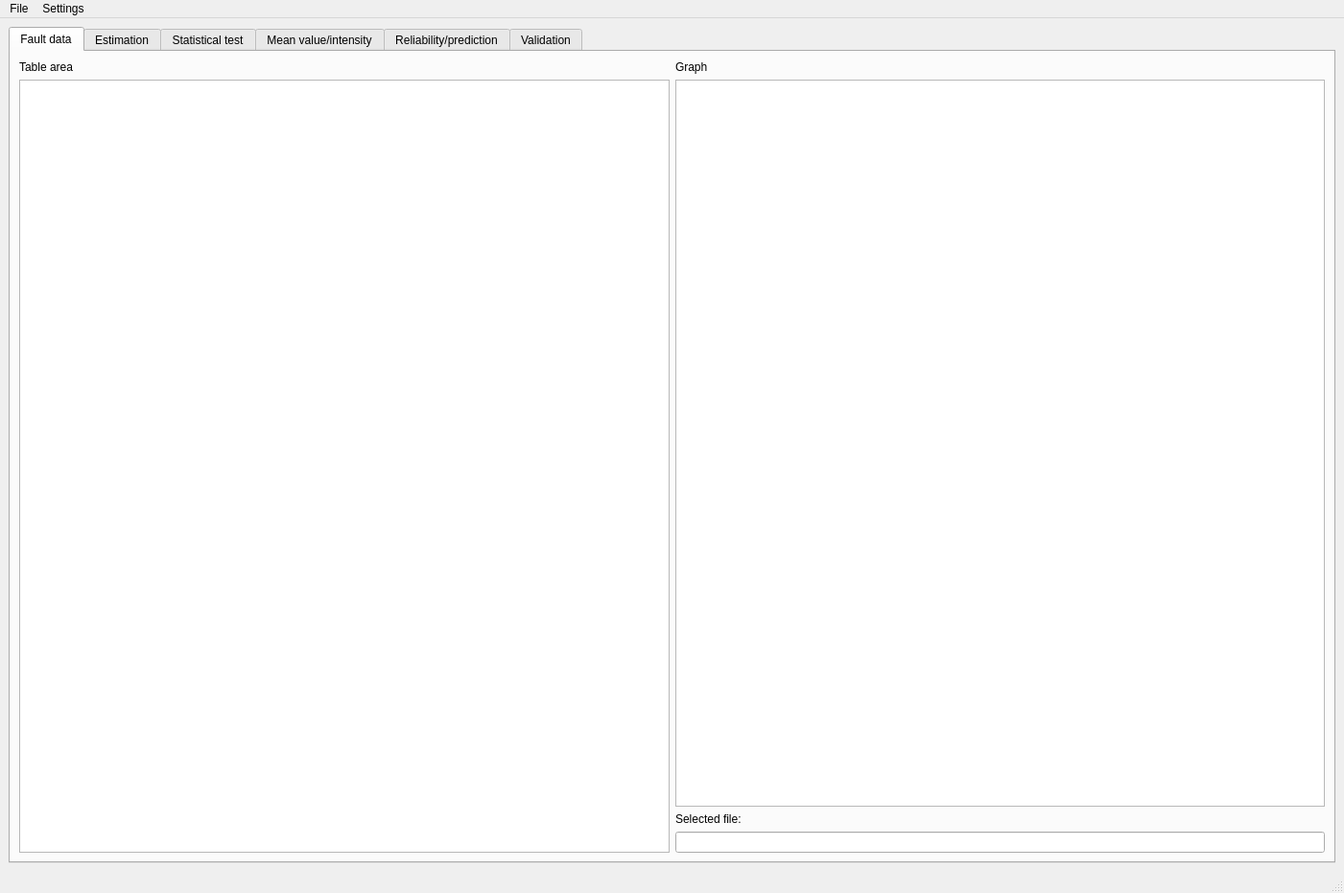
<?xml version="1.0" encoding="UTF-8"?>
<ui version="4.0">
 <class>MainWindow</class>
 <widget class="QMainWindow" name="MainWindow">
  <property name="geometry">
   <rect>
    <x>0</x>
    <y>0</y>
    <width>1401</width>
    <height>931</height>
   </rect>
  </property>
  <property name="sizePolicy">
   <sizepolicy hsizetype="Preferred" vsizetype="Preferred">
    <horstretch>0</horstretch>
    <verstretch>0</verstretch>
   </sizepolicy>
  </property>
  <property name="windowTitle">
   <string>MainWindow</string>
  </property>
  <property name="tabShape">
   <enum>QTabWidget::Triangular</enum>
  </property>
  <widget class="QWidget" name="centralwidget">
   <layout class="QGridLayout" name="gridLayout_2">
    <item row="0" column="0">
     <widget class="QTabWidget" name="tabWidget">
      <property name="autoFillBackground">
       <bool>false</bool>
      </property>
      <property name="tabShape">
       <enum>QTabWidget::Rounded</enum>
      </property>
      <property name="currentIndex">
       <number>0</number>
      </property>
      <property name="usesScrollButtons">
       <bool>false</bool>
      </property>
      <widget class="QWidget" name="tab_1_fault">
       <attribute name="title">
        <string>Fault data</string>
       </attribute>
       <layout class="QHBoxLayout" name="horizontalLayout">
        <item>
         <layout class="QVBoxLayout" name="table_layout">
          <item>
           <widget class="QLabel" name="table_area_label">
            <property name="text">
             <string>Table area</string>
            </property>
           </widget>
          </item>
          <item>
           <widget class="QTableWidget" name="tableWidget">
            <property name="sizePolicy">
             <sizepolicy hsizetype="Preferred" vsizetype="Expanding">
              <horstretch>0</horstretch>
              <verstretch>0</verstretch>
             </sizepolicy>
            </property>
           </widget>
          </item>
         </layout>
        </item>
        <item>
         <layout class="QVBoxLayout" name="graph_file">
          <item>
           <widget class="QLabel" name="fault_graph_label">
            <property name="text">
             <string>Graph</string>
            </property>
           </widget>
          </item>
          <item>
           <widget class="QGraphicsView" name="fault_graph">
            <property name="sizePolicy">
             <sizepolicy hsizetype="Preferred" vsizetype="Expanding">
              <horstretch>0</horstretch>
              <verstretch>0</verstretch>
             </sizepolicy>
            </property>
           </widget>
          </item>
          <item>
           <widget class="QLabel" name="selected_file_label">
            <property name="text">
             <string>Selected file:</string>
            </property>
           </widget>
          </item>
          <item>
           <widget class="QLineEdit" name="file_name">
            <property name="sizePolicy">
             <sizepolicy hsizetype="Preferred" vsizetype="Fixed">
              <horstretch>0</horstretch>
              <verstretch>0</verstretch>
             </sizepolicy>
            </property>
           </widget>
          </item>
         </layout>
        </item>
       </layout>
      </widget>
      <widget class="QWidget" name="tab_2_est">
       <attribute name="title">
        <string>Estimation</string>
       </attribute>
       <layout class="QGridLayout" name="gridLayout">
        <item row="1" column="0">
         <widget class="QGraphicsView" name="est_graph">
          <property name="sizePolicy">
           <sizepolicy hsizetype="Minimum" vsizetype="Preferred">
            <horstretch>1</horstretch>
            <verstretch>0</verstretch>
           </sizepolicy>
          </property>
         </widget>
        </item>
        <item row="0" column="0">
         <widget class="QLabel" name="est_graph_label">
          <property name="sizePolicy">
           <sizepolicy hsizetype="Preferred" vsizetype="Fixed">
            <horstretch>0</horstretch>
            <verstretch>0</verstretch>
           </sizepolicy>
          </property>
          <property name="text">
           <string>Graph area</string>
          </property>
         </widget>
        </item>
        <item row="0" column="1" rowspan="2">
         <layout class="QVBoxLayout" name="est__measures_SRMs">
          <property name="spacing">
           <number>0</number>
          </property>
          <property name="sizeConstraint">
           <enum>QLayout::SetDefaultConstraint</enum>
          </property>
          <item>
           <widget class="QLabel" name="est_gof_label">
            <property name="sizePolicy">
             <sizepolicy hsizetype="Fixed" vsizetype="Fixed">
              <horstretch>0</horstretch>
              <verstretch>0</verstretch>
             </sizepolicy>
            </property>
            <property name="text">
             <string>Goodness-of-fit measures</string>
            </property>
           </widget>
          </item>
          <item>
           <layout class="QFormLayout" name="est_gof_measures">
            <property name="sizeConstraint">
             <enum>QLayout::SetDefaultConstraint</enum>
            </property>
            <property name="horizontalSpacing">
             <number>15</number>
            </property>
            <property name="bottomMargin">
             <number>20</number>
            </property>
            <item row="0" column="0">
             <widget class="QLabel" name="est_LLF_label">
              <property name="sizePolicy">
               <sizepolicy hsizetype="Fixed" vsizetype="Preferred">
                <horstretch>0</horstretch>
                <verstretch>0</verstretch>
               </sizepolicy>
              </property>
              <property name="text">
               <string>LLF</string>
              </property>
             </widget>
            </item>
            <item row="0" column="1">
             <widget class="QLineEdit" name="est_LLF">
              <property name="sizePolicy">
               <sizepolicy hsizetype="Fixed" vsizetype="Fixed">
                <horstretch>0</horstretch>
                <verstretch>0</verstretch>
               </sizepolicy>
              </property>
             </widget>
            </item>
            <item row="1" column="1">
             <widget class="QLineEdit" name="est_AIC">
              <property name="sizePolicy">
               <sizepolicy hsizetype="Fixed" vsizetype="Fixed">
                <horstretch>0</horstretch>
                <verstretch>0</verstretch>
               </sizepolicy>
              </property>
             </widget>
            </item>
            <item row="2" column="1">
             <widget class="QLineEdit" name="est_BIC">
              <property name="sizePolicy">
               <sizepolicy hsizetype="Fixed" vsizetype="Fixed">
                <horstretch>0</horstretch>
                <verstretch>0</verstretch>
               </sizepolicy>
              </property>
             </widget>
            </item>
            <item row="1" column="0">
             <widget class="QLabel" name="est_AIC_label">
              <property name="sizePolicy">
               <sizepolicy hsizetype="Fixed" vsizetype="Preferred">
                <horstretch>0</horstretch>
                <verstretch>0</verstretch>
               </sizepolicy>
              </property>
              <property name="text">
               <string>AIC</string>
              </property>
             </widget>
            </item>
            <item row="2" column="0">
             <widget class="QLabel" name="est_BIC_label">
              <property name="sizePolicy">
               <sizepolicy hsizetype="Fixed" vsizetype="Preferred">
                <horstretch>0</horstretch>
                <verstretch>0</verstretch>
               </sizepolicy>
              </property>
              <property name="text">
               <string>BIC</string>
              </property>
             </widget>
            </item>
            <item row="3" column="0">
             <widget class="QLabel" name="est_MSE_label">
              <property name="sizePolicy">
               <sizepolicy hsizetype="Fixed" vsizetype="Preferred">
                <horstretch>0</horstretch>
                <verstretch>0</verstretch>
               </sizepolicy>
              </property>
              <property name="text">
               <string>MSE</string>
              </property>
             </widget>
            </item>
            <item row="3" column="1">
             <widget class="QLineEdit" name="est_MSE">
              <property name="sizePolicy">
               <sizepolicy hsizetype="Fixed" vsizetype="Fixed">
                <horstretch>0</horstretch>
                <verstretch>0</verstretch>
               </sizepolicy>
              </property>
             </widget>
            </item>
           </layout>
          </item>
          <item>
           <widget class="QLabel" name="est_SRMs_label">
            <property name="sizePolicy">
             <sizepolicy hsizetype="Fixed" vsizetype="Fixed">
              <horstretch>0</horstretch>
              <verstretch>0</verstretch>
             </sizepolicy>
            </property>
            <property name="text">
             <string>Selected SRMs</string>
            </property>
           </widget>
          </item>
          <item>
           <widget class="QListWidget" name="est_list">
            <property name="sizePolicy">
             <sizepolicy hsizetype="Fixed" vsizetype="Preferred">
              <horstretch>0</horstretch>
              <verstretch>1</verstretch>
             </sizepolicy>
            </property>
            <item>
             <property name="text">
              <string>Geometric</string>
             </property>
            </item>
            <item>
             <property name="text">
              <string>Discrete Weibull</string>
             </property>
            </item>
            <item>
             <property name="text">
              <string>Discrete Weibull (order 2)</string>
             </property>
            </item>
            <item>
             <property name="text">
              <string>Negative binomial</string>
             </property>
            </item>
            <item>
             <property name="text">
              <string>Negative binomial (order 2)</string>
             </property>
            </item>
           </widget>
          </item>
          <item alignment="Qt::AlignHCenter">
           <widget class="QPushButton" name="est_estimation_button">
            <property name="text">
             <string>Estimation</string>
            </property>
           </widget>
          </item>
         </layout>
        </item>
       </layout>
      </widget>
      <widget class="QWidget" name="tab_3">
       <attribute name="title">
        <string>Statistical test</string>
       </attribute>
       <layout class="QGridLayout" name="gridLayout_7">
        <item row="0" column="0">
         <widget class="QLabel" name="label_36">
          <property name="sizePolicy">
           <sizepolicy hsizetype="Preferred" vsizetype="Fixed">
            <horstretch>0</horstretch>
            <verstretch>0</verstretch>
           </sizepolicy>
          </property>
          <property name="text">
           <string>Graph area</string>
          </property>
         </widget>
        </item>
        <item row="0" column="2" rowspan="4">
         <layout class="QVBoxLayout" name="verticalLayout_11">
          <property name="spacing">
           <number>5</number>
          </property>
          <property name="sizeConstraint">
           <enum>QLayout::SetFixedSize</enum>
          </property>
          <item>
           <widget class="QLabel" name="label_30">
            <property name="sizePolicy">
             <sizepolicy hsizetype="Fixed" vsizetype="Fixed">
              <horstretch>0</horstretch>
              <verstretch>0</verstretch>
             </sizepolicy>
            </property>
            <property name="text">
             <string>Goodness-of-fit measures</string>
            </property>
           </widget>
          </item>
          <item>
           <layout class="QFormLayout" name="formLayout_4">
            <property name="sizeConstraint">
             <enum>QLayout::SetDefaultConstraint</enum>
            </property>
            <property name="horizontalSpacing">
             <number>15</number>
            </property>
            <property name="bottomMargin">
             <number>20</number>
            </property>
            <item row="0" column="0">
             <widget class="QLabel" name="label_31">
              <property name="sizePolicy">
               <sizepolicy hsizetype="Fixed" vsizetype="Preferred">
                <horstretch>0</horstretch>
                <verstretch>0</verstretch>
               </sizepolicy>
              </property>
              <property name="text">
               <string>LLF</string>
              </property>
             </widget>
            </item>
            <item row="0" column="1">
             <widget class="QLineEdit" name="lineEdit_11">
              <property name="sizePolicy">
               <sizepolicy hsizetype="Fixed" vsizetype="Fixed">
                <horstretch>0</horstretch>
                <verstretch>0</verstretch>
               </sizepolicy>
              </property>
             </widget>
            </item>
            <item row="1" column="1">
             <widget class="QLineEdit" name="lineEdit_12">
              <property name="sizePolicy">
               <sizepolicy hsizetype="Fixed" vsizetype="Fixed">
                <horstretch>0</horstretch>
                <verstretch>0</verstretch>
               </sizepolicy>
              </property>
             </widget>
            </item>
            <item row="2" column="1">
             <widget class="QLineEdit" name="lineEdit_13">
              <property name="sizePolicy">
               <sizepolicy hsizetype="Fixed" vsizetype="Fixed">
                <horstretch>0</horstretch>
                <verstretch>0</verstretch>
               </sizepolicy>
              </property>
             </widget>
            </item>
            <item row="1" column="0">
             <widget class="QLabel" name="label_32">
              <property name="sizePolicy">
               <sizepolicy hsizetype="Fixed" vsizetype="Preferred">
                <horstretch>0</horstretch>
                <verstretch>0</verstretch>
               </sizepolicy>
              </property>
              <property name="text">
               <string>AIC</string>
              </property>
             </widget>
            </item>
            <item row="2" column="0">
             <widget class="QLabel" name="label_33">
              <property name="sizePolicy">
               <sizepolicy hsizetype="Fixed" vsizetype="Preferred">
                <horstretch>0</horstretch>
                <verstretch>0</verstretch>
               </sizepolicy>
              </property>
              <property name="text">
               <string>BIC</string>
              </property>
             </widget>
            </item>
            <item row="3" column="0">
             <widget class="QLabel" name="label_34">
              <property name="sizePolicy">
               <sizepolicy hsizetype="Fixed" vsizetype="Preferred">
                <horstretch>0</horstretch>
                <verstretch>0</verstretch>
               </sizepolicy>
              </property>
              <property name="text">
               <string>MSE</string>
              </property>
             </widget>
            </item>
            <item row="3" column="1">
             <widget class="QLineEdit" name="lineEdit_14">
              <property name="sizePolicy">
               <sizepolicy hsizetype="Fixed" vsizetype="Fixed">
                <horstretch>0</horstretch>
                <verstretch>0</verstretch>
               </sizepolicy>
              </property>
             </widget>
            </item>
           </layout>
          </item>
          <item>
           <widget class="QLabel" name="label_35">
            <property name="sizePolicy">
             <sizepolicy hsizetype="Fixed" vsizetype="Fixed">
              <horstretch>0</horstretch>
              <verstretch>0</verstretch>
             </sizepolicy>
            </property>
            <property name="text">
             <string>Selected SRMs</string>
            </property>
           </widget>
          </item>
          <item>
           <widget class="QRadioButton" name="radioButton_7">
            <property name="text">
             <string>Geometric</string>
            </property>
           </widget>
          </item>
          <item>
           <widget class="QRadioButton" name="radioButton_8">
            <property name="text">
             <string>Negative binomial (order 2)</string>
            </property>
           </widget>
          </item>
          <item>
           <widget class="QRadioButton" name="radioButton_9">
            <property name="text">
             <string>Discrete Weibull (order 2)</string>
            </property>
           </widget>
          </item>
          <item>
           <widget class="QRadioButton" name="radioButton_10">
            <property name="text">
             <string>Negative binomial</string>
            </property>
           </widget>
          </item>
          <item>
           <widget class="QRadioButton" name="radioButton_11">
            <property name="text">
             <string>Discrete Weibull</string>
            </property>
           </widget>
          </item>
          <item>
           <spacer name="verticalSpacer">
            <property name="orientation">
             <enum>Qt::Vertical</enum>
            </property>
            <property name="sizeHint" stdset="0">
             <size>
              <width>20</width>
              <height>40</height>
             </size>
            </property>
           </spacer>
          </item>
          <item alignment="Qt::AlignHCenter">
           <widget class="QPushButton" name="pushButton_3">
            <property name="text">
             <string>Estimation settings</string>
            </property>
           </widget>
          </item>
         </layout>
        </item>
        <item row="1" column="0" rowspan="5">
         <widget class="QGraphicsView" name="graphicsView_8">
          <property name="sizePolicy">
           <sizepolicy hsizetype="Minimum" vsizetype="Preferred">
            <horstretch>1</horstretch>
            <verstretch>0</verstretch>
           </sizepolicy>
          </property>
         </widget>
        </item>
       </layout>
      </widget>
      <widget class="QWidget" name="tab_4">
       <attribute name="title">
        <string>Mean value/intensity</string>
       </attribute>
       <layout class="QGridLayout" name="gridLayout_3">
        <item row="0" column="0">
         <widget class="QLabel" name="label_39">
          <property name="sizePolicy">
           <sizepolicy hsizetype="Preferred" vsizetype="Fixed">
            <horstretch>0</horstretch>
            <verstretch>0</verstretch>
           </sizepolicy>
          </property>
          <property name="text">
           <string>Graph area</string>
          </property>
         </widget>
        </item>
        <item row="0" column="1" rowspan="2">
         <layout class="QVBoxLayout" name="verticalLayout_12">
          <item>
           <widget class="QLabel" name="label_37">
            <property name="sizePolicy">
             <sizepolicy hsizetype="Preferred" vsizetype="Fixed">
              <horstretch>0</horstretch>
              <verstretch>0</verstretch>
             </sizepolicy>
            </property>
            <property name="text">
             <string>Selected SRMs</string>
            </property>
           </widget>
          </item>
          <item>
           <widget class="QCheckBox" name="checkBox_6">
            <property name="text">
             <string>Geometric</string>
            </property>
           </widget>
          </item>
          <item>
           <widget class="QCheckBox" name="checkBox_7">
            <property name="text">
             <string>Negative binomial (order 2)</string>
            </property>
           </widget>
          </item>
          <item>
           <widget class="QCheckBox" name="checkBox_8">
            <property name="text">
             <string>Discrete Weibull (order 2)</string>
            </property>
           </widget>
          </item>
          <item>
           <widget class="QCheckBox" name="checkBox_9">
            <property name="text">
             <string>Negative binomial</string>
            </property>
           </widget>
          </item>
          <item>
           <widget class="QCheckBox" name="checkBox_10">
            <property name="text">
             <string>Discrete Weibull</string>
            </property>
           </widget>
          </item>
          <item>
           <spacer name="verticalSpacer_4">
            <property name="orientation">
             <enum>Qt::Vertical</enum>
            </property>
            <property name="sizeType">
             <enum>QSizePolicy::Fixed</enum>
            </property>
            <property name="sizeHint" stdset="0">
             <size>
              <width>20</width>
              <height>10</height>
             </size>
            </property>
           </spacer>
          </item>
          <item>
           <widget class="QLabel" name="label_38">
            <property name="sizePolicy">
             <sizepolicy hsizetype="Preferred" vsizetype="Fixed">
              <horstretch>0</horstretch>
              <verstretch>0</verstretch>
             </sizepolicy>
            </property>
            <property name="text">
             <string>Graphical display</string>
            </property>
           </widget>
          </item>
          <item>
           <widget class="QRadioButton" name="radioButton_12">
            <property name="text">
             <string>Mean value function</string>
            </property>
           </widget>
          </item>
          <item>
           <widget class="QRadioButton" name="radioButton_13">
            <property name="text">
             <string>Intensity</string>
            </property>
           </widget>
          </item>
          <item>
           <spacer name="verticalSpacer_5">
            <property name="orientation">
             <enum>Qt::Vertical</enum>
            </property>
            <property name="sizeHint" stdset="0">
             <size>
              <width>20</width>
              <height>40</height>
             </size>
            </property>
           </spacer>
          </item>
         </layout>
        </item>
        <item row="1" column="0">
         <widget class="QGraphicsView" name="graphicsView_9">
          <property name="sizePolicy">
           <sizepolicy hsizetype="Expanding" vsizetype="Expanding">
            <horstretch>1</horstretch>
            <verstretch>1</verstretch>
           </sizepolicy>
          </property>
         </widget>
        </item>
       </layout>
      </widget>
      <widget class="QWidget" name="tab_5">
       <attribute name="title">
        <string>Reliability/prediction</string>
       </attribute>
       <layout class="QGridLayout" name="gridLayout_6">
        <item row="0" column="0">
         <widget class="QLabel" name="label_27">
          <property name="sizePolicy">
           <sizepolicy hsizetype="Preferred" vsizetype="Fixed">
            <horstretch>0</horstretch>
            <verstretch>0</verstretch>
           </sizepolicy>
          </property>
          <property name="text">
           <string>Graph area</string>
          </property>
         </widget>
        </item>
        <item row="0" column="1" rowspan="2">
         <layout class="QVBoxLayout" name="verticalLayout_10">
          <item>
           <widget class="QLabel" name="label_28">
            <property name="sizePolicy">
             <sizepolicy hsizetype="Preferred" vsizetype="Fixed">
              <horstretch>0</horstretch>
              <verstretch>0</verstretch>
             </sizepolicy>
            </property>
            <property name="text">
             <string>Selected SRMs</string>
            </property>
           </widget>
          </item>
          <item>
           <widget class="QCheckBox" name="checkBox">
            <property name="text">
             <string>Geometric</string>
            </property>
           </widget>
          </item>
          <item>
           <widget class="QCheckBox" name="checkBox_2">
            <property name="text">
             <string>Negative binomial (order 2)</string>
            </property>
           </widget>
          </item>
          <item>
           <widget class="QCheckBox" name="checkBox_3">
            <property name="text">
             <string>Discrete Weibull (order 2)</string>
            </property>
           </widget>
          </item>
          <item>
           <widget class="QCheckBox" name="checkBox_4">
            <property name="text">
             <string>Negative binomial</string>
            </property>
           </widget>
          </item>
          <item>
           <widget class="QCheckBox" name="checkBox_5">
            <property name="text">
             <string>Discrete Weibull</string>
            </property>
           </widget>
          </item>
          <item>
           <spacer name="verticalSpacer_3">
            <property name="orientation">
             <enum>Qt::Vertical</enum>
            </property>
            <property name="sizeType">
             <enum>QSizePolicy::Fixed</enum>
            </property>
            <property name="sizeHint" stdset="0">
             <size>
              <width>20</width>
              <height>10</height>
             </size>
            </property>
           </spacer>
          </item>
          <item>
           <widget class="QLabel" name="label_29">
            <property name="sizePolicy">
             <sizepolicy hsizetype="Preferred" vsizetype="Fixed">
              <horstretch>0</horstretch>
              <verstretch>0</verstretch>
             </sizepolicy>
            </property>
            <property name="text">
             <string>Graphical display</string>
            </property>
           </widget>
          </item>
          <item>
           <widget class="QRadioButton" name="radioButton_5">
            <property name="text">
             <string>Mean value function</string>
            </property>
           </widget>
          </item>
          <item>
           <widget class="QRadioButton" name="radioButton_6">
            <property name="text">
             <string>Intensity</string>
            </property>
           </widget>
          </item>
          <item>
           <spacer name="verticalSpacer_2">
            <property name="orientation">
             <enum>Qt::Vertical</enum>
            </property>
            <property name="sizeHint" stdset="0">
             <size>
              <width>20</width>
              <height>40</height>
             </size>
            </property>
           </spacer>
          </item>
         </layout>
        </item>
        <item row="1" column="0">
         <widget class="QGraphicsView" name="graphicsView_7">
          <property name="sizePolicy">
           <sizepolicy hsizetype="Expanding" vsizetype="Expanding">
            <horstretch>1</horstretch>
            <verstretch>1</verstretch>
           </sizepolicy>
          </property>
         </widget>
        </item>
       </layout>
      </widget>
      <widget class="QWidget" name="tab_6">
       <attribute name="title">
        <string>Validation</string>
       </attribute>
      </widget>
     </widget>
    </item>
   </layout>
  </widget>
  <widget class="QMenuBar" name="menubar">
   <property name="geometry">
    <rect>
     <x>0</x>
     <y>0</y>
     <width>1401</width>
     <height>26</height>
    </rect>
   </property>
   <widget class="QMenu" name="menuf">
    <property name="title">
     <string>File</string>
    </property>
    <addaction name="actionOpen"/>
   </widget>
   <widget class="QMenu" name="menuSettings">
    <property name="title">
     <string>Settings</string>
    </property>
   </widget>
   <addaction name="menuf"/>
   <addaction name="menuSettings"/>
  </widget>
  <widget class="QStatusBar" name="statusbar"/>
  <action name="actionOpen">
   <property name="text">
    <string>Open</string>
   </property>
   <property name="shortcut">
    <string>Ctrl+O</string>
   </property>
  </action>
 </widget>
 <resources/>
 <connections/>
</ui>
